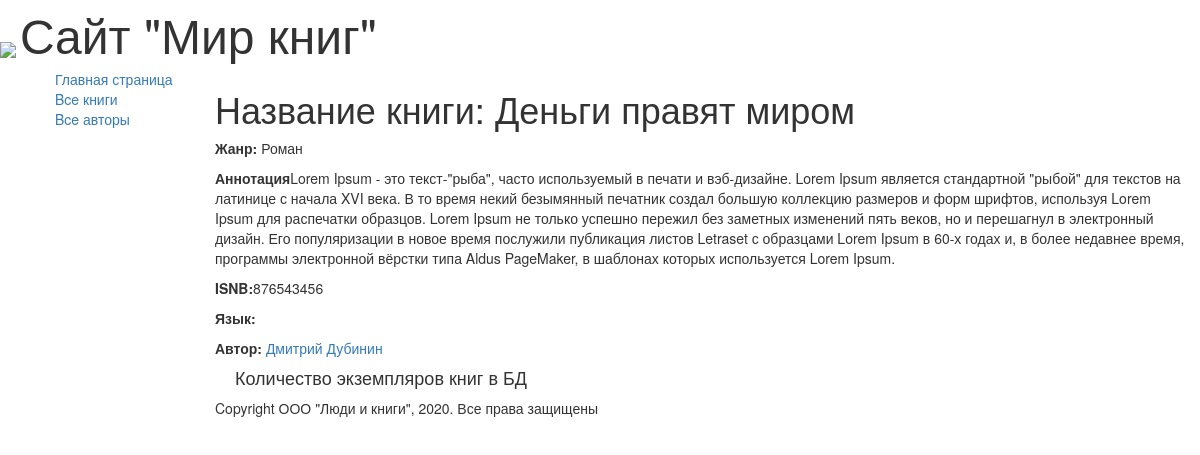
The page /book/2 on the database its author committed.
### catalog/models.py (models this page shows, shortened)
class Book(models.Model):
    title = models.CharField(max_length=200,
                             help_text='Введите название книги',
                             verbose_name='Название книги')
    genre = models.ForeignKey('Genre', on_delete=models.CASCADE,
                              help_text='Выберите жанр книги',
                              verbose_name='Жанр книги', null=True)
    laguage = models.ForeignKey('Language', on_delete=models.CASCADE,
                                help_text='Выберите язык книги',
                                verbose_name='Язык книги', null=True)
    author = models.ManyToManyField('Author',
                                    help_text='Выберите автора  книги',
                                    verbose_name='Автор книги')
    summary = models.TextField(max_length=1000,
                               help_text='Введите краткое описание книги',
                               verbose_name='Аннотация')
    isbn = models.CharField(max_length=13, help_text="должно содержать 13 символов",
                            verbose_name="ISBN Книги")
    def display_author(self):
        return ', '.join([author.last_name for author in self.author.all()])
    display_author.short_description = 'Авторы'

class Genre(models.Model):
    name = models.CharField(max_length=200,
                            help_text='Введите жанр книги',
                            verbose_name='Жанр Книги')
    def __str__(self):
        return self.name

class Author(models.Model):
    first_name = models.CharField(max_length=100,
                                  help_text='Введите имя автора',
                                  verbose_name='Имя автора')
    last_name = models.CharField(max_length=100,
                                 help_text='Введите фамилию автора',
                                 verbose_name='Фамилия автора')
    date_of_birth = models.DateField(
                                  help_text='Введите дату рождения',
                                  verbose_name='Дата рождения',
                                  null=True, blank=True)
    date_of_death = models.DateField(
                                help_text='Введите дату смерти',
                                verbose_name='Дата смерти',
                                null=True, blank=True)

### catalog/views.py (the view)
# urls.py: url(r'book/(?P<pk>\d+)$', views.BookDetailView.as_view(), name='book-detail'),
class BookDetailView(generic.DetailView):
    model = Book

### catalog/templates/catalog/book_detail.html (shortened to what this page needs)
{% extends "base_generic.html" %}
{% block content %}
    <h1>Название книги: {{ book.title }} </h1>
    <p><strong>Жанр: </strong>{{ book.genre }}</p>
    <p><strong>Аннотация</strong>{{book.summary }}</p>
    <p><strong>ISNB:</strong>{{ book.isbn}}</p>
    <p><strong>Язык:</strong>{{ book.language }}</p>
        {% for author in book.author.all %}
            <p><strong>Автор:</strong>
                <a href=""> {{ author.first_name }}
                    {{ author.last_name }} </a></p>
        {% endfor %}
    <div style="margin-left:20px;margin-top20px">
        <h4>Количество экземпляров книг в БД </h4>
    </div>
{% endblock %}

### rows shown on the page
Book: title "Деньги правят миром", genre "Роман", summary "Lorem Ipsum - это текст-\"рыба\", часто используемый в печати и вэб-дизайне. Lorem Ipsum является стандартной \"рыбой\" для текстов на латинице с начала XVI века. В то время некий безымянный печатник создал большую коллекцию размеров и форм шрифтов, используя Lorem Ipsum для распечатки образцов. Lorem Ipsum не только успешно пережил без заметных изменений пять веков, но и перешагнул в электронный дизайн. Его популяризации в новое время послужили публикация листов Letraset с образцами Lorem Ipsum в 60-х годах и, в более недавнее время, программы электронной вёрстки типа Aldus PageMaker, в шаблонах которых используется Lorem Ipsum.", isbn "876543456"
Author: first_name "Дмитрий", last_name "Дубинин"
